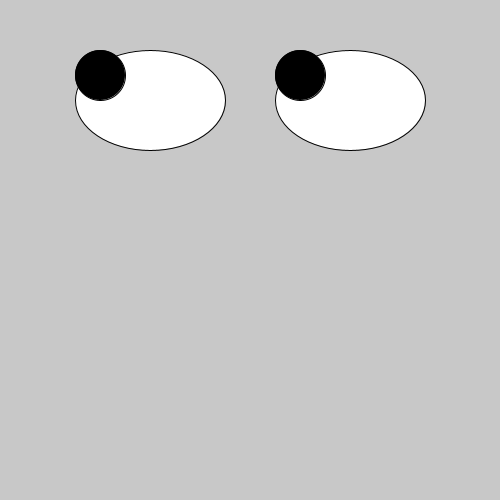
Frame 1 (no input)
Frame 60 (the mouse pressed at the canvas centre just before this capture): identical to frame 1, image omitted
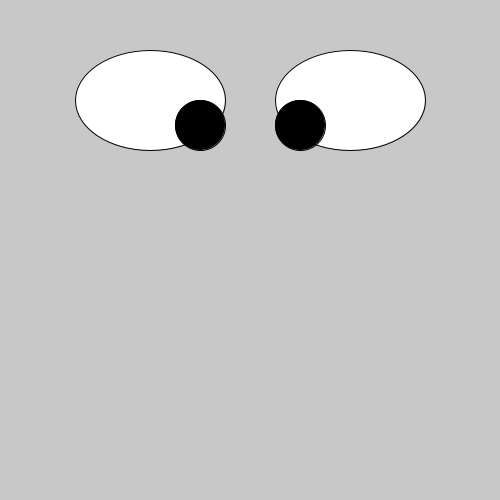
Frame 120 (the mouse held since frame 60 and released just before this capture)

The Processing sketch that drew these frames (run headless with seeded random() and noise(); from frame 60 on, the mouse is pressed at the canvas centre):

// Processing sketch: GooglyEyes
// ── GooglyEyes.pde
int x1= 0;
int x2=0;
int y1=0;
int y2=0;
void setup(){
  size(500,500);

}
void draw(){
fill(255,255,255);
background(200);
ellipse(150,100, 150, 100);
ellipse(350,100, 150, 100);

fill(0,0,0);
x1 = mouseX;
x2 = mouseX;
if(mouseX<100){
  x1 = 100;
} if(mouseX>400){
  x2 = 400;
} if(mouseX<300){
  x2 = 300;
} if(mouseX>200){
  x1 = 200;
}
y1 = mouseY;
y2 = mouseY;
if (mouseY<75){
  y1 = 75;
  y2 = 75;
}else if (mouseY>125){
    y1 = 125;
  y2 = 125;
}
ellipse(x1,y1, 50, 50);
ellipse(x2,y2, 50, 50);

}
